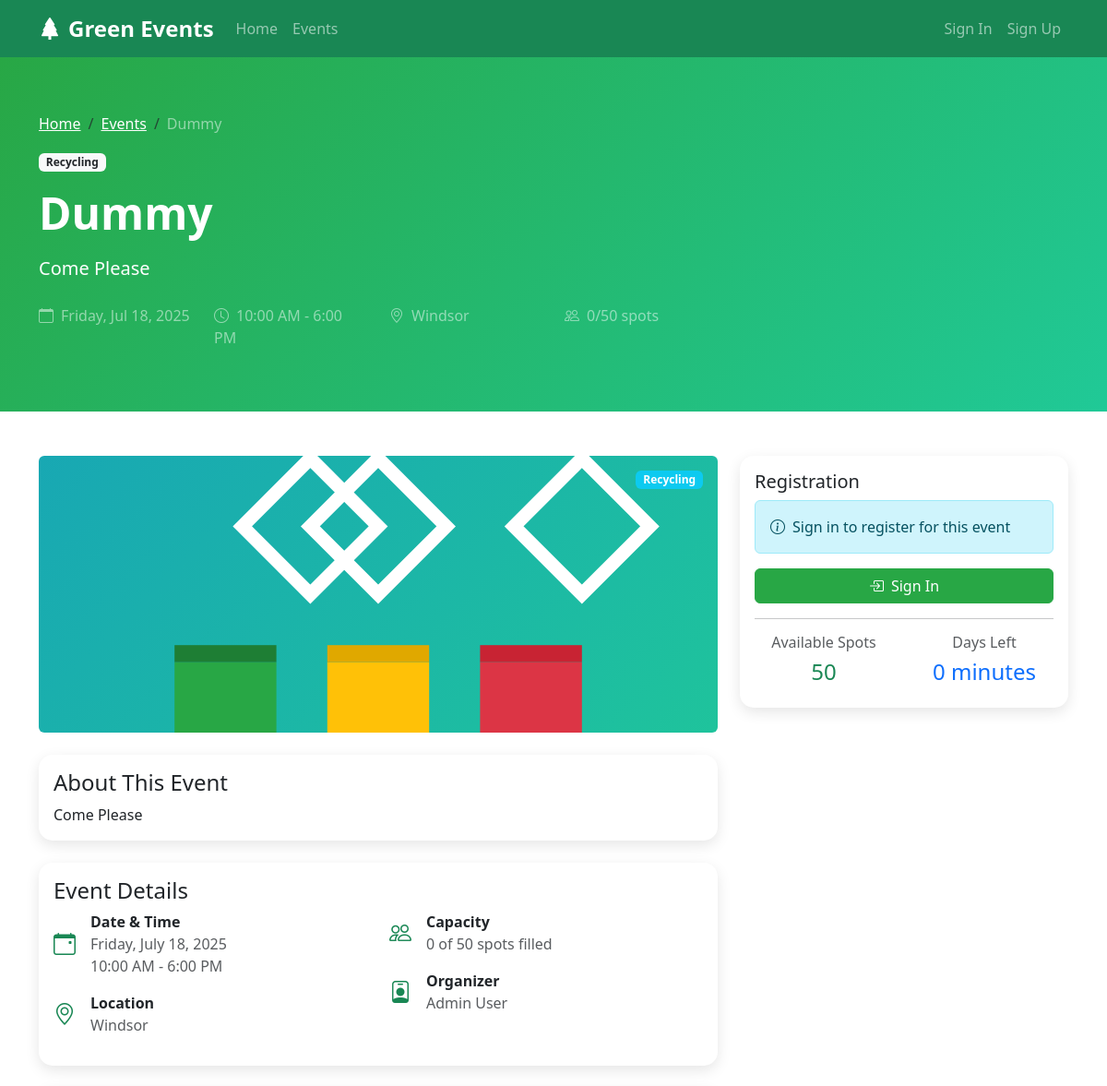
The page /event/1/ (upper part) on the database as committed earlier.
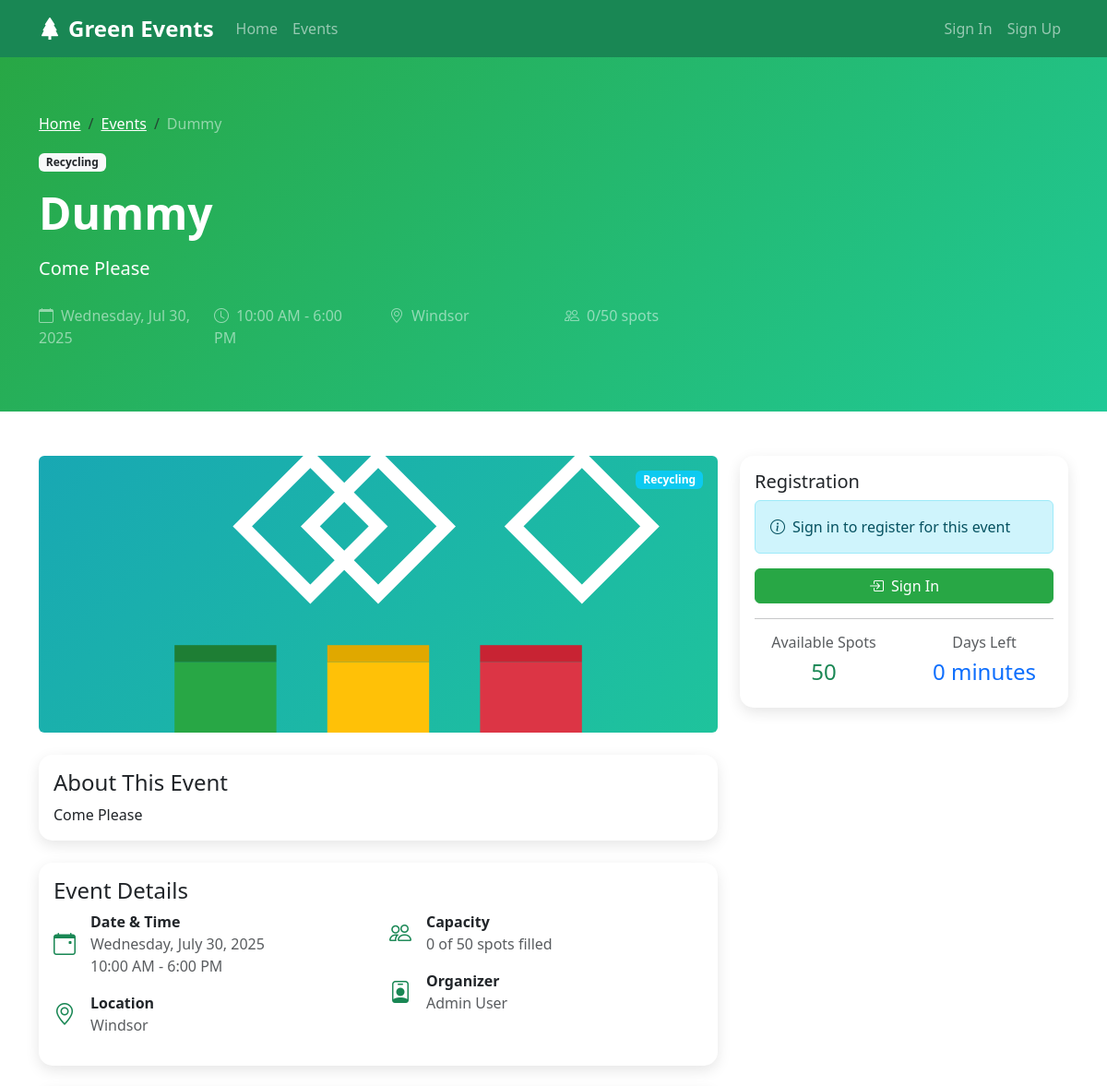
The same page on the database as committed later.
### GreenTech/models.py (models this page shows, shortened)
class Event(models.Model):
    EVENT_TYPES = [
        ('tree_planting', 'Tree Planting'),
        ('cleanup', 'Cleanup'),
        ('recycling', 'Recycling'),
        ('education', 'Environmental Education'),
        ('conservation', 'Wildlife Conservation'),
        ('other', 'Other'),
    ]
    title = models.CharField(max_length=200)
    description = models.TextField()
    event_type = models.CharField(max_length=20, choices=EVENT_TYPES)
    location = models.CharField(max_length=200)
    latitude = models.DecimalField(max_digits=9, decimal_places=6, null=True, blank=True)
    longitude = models.DecimalField(max_digits=9, decimal_places=6, null=True, blank=True)
    date = models.DateField()
    start_time = models.TimeField()
    end_time = models.TimeField()
    max_participants = models.IntegerField(default=50)
    current_participants = models.IntegerField(default=0)
    organizer = models.ForeignKey(User, on_delete=models.CASCADE)
    created_at = models.DateTimeField(auto_now_add=True)
    updated_at = models.DateTimeField(auto_now=True)
    is_active = models.BooleanField(default=True)
    image = models.ImageField(upload_to='event_images/', null=True, blank=True)
    @property
    def is_full(self):
        return self.current_participants >= self.max_participants
    @property
    def available_spots(self):
        return self.max_participants - self.current_participants
    def get_event_image_url(self):
        if self.image:
            return self.image.url
        return get_event_type_image(self.event_type)
    def get_event_color_class(self):
        return get_event_type_color(self.event_type)

### GreenTech/views.py (the view)
# urls.py: path('event/<int:event_id>/', views.event_detail, name='event_detail'),
def event_detail(request, event_id):
    event = get_object_or_404(Event, id=event_id, is_active=True)
    is_registered = False
    registration = None
    if request.user.is_authenticated:
        registration = EventRegistration.objects.filter(event=event, user=request.user).first()
        is_registered = registration is not None
    context = {
        'event': event,
        'is_registered': is_registered,
        'registration': registration,
    }
    return render(request, "GreenTech/event_detail.html", context)

### GreenTech/utils.py (called while the page is built)
def get_event_type_image(event_type):
    event_type_images = {
        'tree_planting': '/static/images/event-types/tree-planting.svg',
        'cleanup': '/static/images/event-types/cleanup.svg',
        'recycling': '/static/images/event-types/recycling.svg',
        'education': '/static/images/event-types/education.svg',
        'conservation': '/static/images/event-types/conservation.svg',
        'other': '/static/images/event-types/other.svg',
    }
    return event_type_images.get(event_type, event_type_images['other'])

def get_event_type_color(event_type):
    event_type_colors = {
        'tree_planting': 'success',
        'cleanup': 'warning',
        'recycling': 'info',
        'education': 'primary',
        'conservation': 'danger',
        'other': 'secondary',
    }
    return event_type_colors.get(event_type, event_type_colors['other'])

### templates/GreenTech/event_detail.html (shortened to what the changed rows need)
{% extends 'GreenTech/base.html' %}
{% block content %}
<section class="event-header">
    <div class="container">
        <div class="row">
            <div class="col-lg-8">
                <nav aria-label="breadcrumb">
                    <ol class="breadcrumb">
                        <li class="breadcrumb-item"><a href="{% url 'home' %}" class="text-white">Home</a></li>
                        <li class="breadcrumb-item"><a href="{% url 'events' %}" class="text-white">Events</a></li>
                        <li class="breadcrumb-item active text-white-50" aria-current="page">{{ event.title }}</li>
                    </ol>
                </nav>
                <span class="badge bg-light text-dark mb-3">{{ event.get_event_type_display }}</span>
                <h1 class="display-5 fw-bold mb-3">{{ event.title }}</h1>
                <p class="lead mb-4">{{ event.description|truncatewords:30 }}</p>
                <div class="row text-white-50">
                    <div class="col-md-3 mb-2">
                        <i class="bi bi-calendar me-2"></i>{{ event.date|date:"l, M d, Y" }}
                    </div>
                    <div class="col-md-3 mb-2">
                        <i class="bi bi-clock me-2"></i>{{ event.start_time|time:"g:i A" }} - {{ event.end_time|time:"g:i A" }}
                    </div>
                    <div class="col-md-3 mb-2">
                        <i class="bi bi-geo-alt me-2"></i>{{ event.location }}
                    </div>
                    <div class="col-md-3 mb-2">
                        <i class="bi bi-people me-2"></i>{{ event.current_participants }}/{{ event.max_participants }} spots
                    </div>
                </div>
            </div>
        </div>
    </div>
</section>
<section class="py-5">
    <div class="container">
        <div class="row">
            <div class="col-lg-8">
                <div class="mb-4">
                    {% if event.image %}
                        <img src="{{ event.image.url }}" class="img-fluid rounded" alt="{{ event.title }}">
                    {% else %}
                        <div class="position-relative rounded overflow-hidden">
                            <img src="{{ event.get_event_image_url }}" class="img-fluid w-100" alt="{{ event.title }}" style="height: 300px; object-fit: cover;">
                            <span class="badge bg-{{ event.get_event_color_class }} position-absolute top-0 end-0 m-3">
                                {{ event.get_event_type_display }}
                            </span>
                        </div>
                    {% endif %}
                </div>
                <div class="card event-info-card mb-4">
                    <div class="card-body">
                        <h4 class="card-title">About This Event</h4>
                        <p class="card-text">{{ event.description }}</p>
                    </div>
                </div>
                <div class="card event-info-card mb-4">
                    <div class="card-body">
                        <div class="row">
                            <div class="col-md-6">
                                <div class="d-flex align-items-center mb-3">
                                    <div>
                                        <strong>Date & Time</strong><br>
                                        <span class="text-muted">{{ event.date|date:"l, F d, Y" }}<br>
                                        {{ event.start_time|time:"g:i A" }} - {{ event.end_time|time:"g:i A" }}</span>
                                    </div>
                                </div>
                                <div class="d-flex align-items-center mb-3">
                                    <div>
                                        <strong>Location</strong><br>
                                        <span class="text-muted">{{ event.location }}</span>
                                    </div>
                                </div>
                            </div>
                            <div class="col-md-6">
                                <div class="d-flex align-items-center mb-3">
                                    <div>
                                        <strong>Capacity</strong><br>
                                        <span class="text-muted">{{ event.current_participants }} of {{ event.max_participants }} spots filled</span>
                                    </div>
                                </div>
                                <div class="d-flex align-items-center mb-3">
                                    <div>
                                        <strong>Organizer</strong><br>
                                        <span class="text-muted">{{ event.organizer.get_full_name|default:event.organizer.username }}</span>
                                    </div>
                                </div>
                            </div>
                        </div>
                    </div>
                </div>
            </div>
            <div class="col-lg-4">
                <div class="card event-info-card registration-status">
                    <div class="card-body">
                        <div class="row text-center">
                            <div class="col-6">
                                <h6 class="text-muted">Available Spots</h6>
                                <h4 class="text-success">{{ event.available_spots }}</h4>
                            </div>
                            <div class="col-6">
                                <h6 class="text-muted">Days Left</h6>
                                <h4 class="text-primary">{{ event.date|timeuntil }}</h4>
                            </div>
                        </div>
                    </div>
                </div>
            </div>
        </div>
    </div>
</section>
{% endblock %}

Rows that differ between the two databases and show on the page:
changed Event "Dummy": date "Friday, Jul 18, 2025" → "Wednesday, Jul 30, 2025"; date "Friday, July 18, 2025" → "Wednesday, July 30, 2025"
